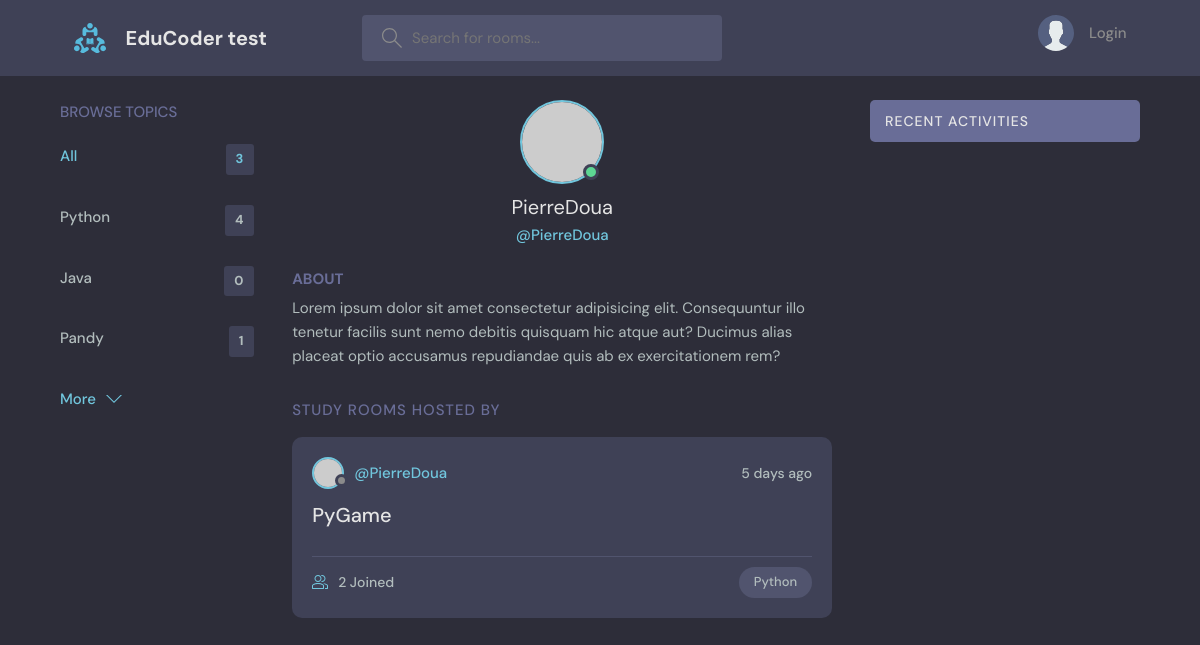
/profile/2/, run on an earlier commit of the app's database.
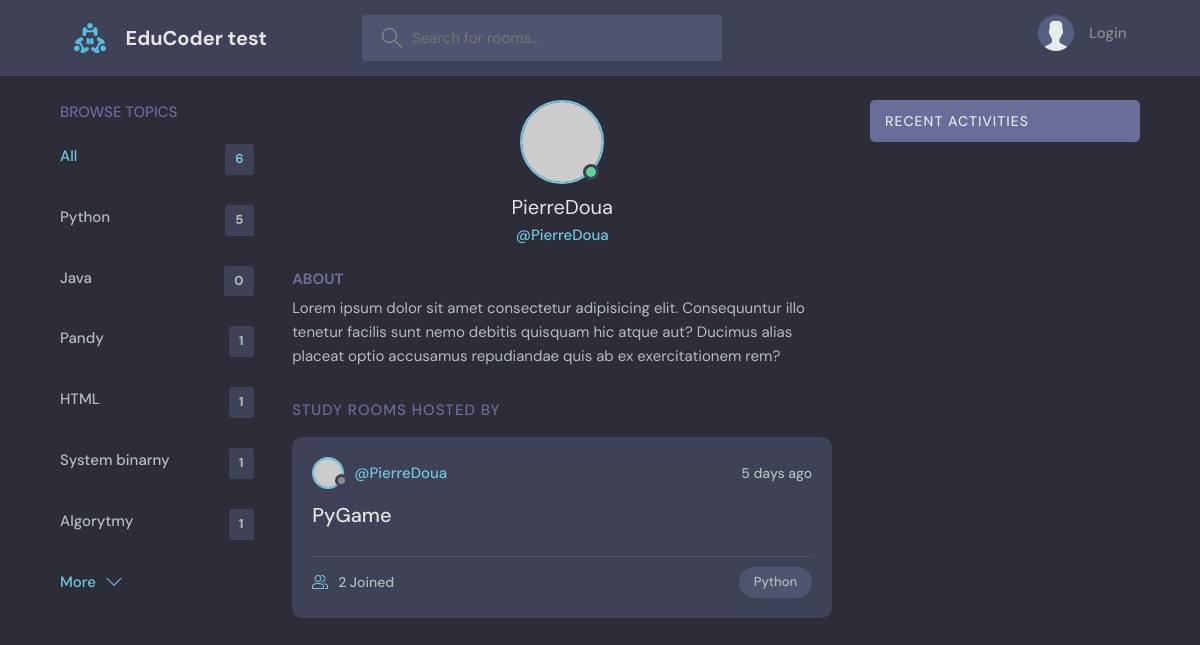
And on a later commit of the database.
### base/models.py (models this page shows, shortened)
class Topic(models.Model):
    name = models.CharField(max_length=200)

class Room(models.Model):
    host = models.ForeignKey(User, on_delete=models.SET_NULL, null = True)
    topic = models.ForeignKey(Topic, on_delete=models.SET_NULL, null = True)
    name = models.CharField(max_length=200)
    description = models.TextField(null=True, blank=True)
    participants = models.ManyToManyField(User, related_name="participants", blank=True)
    updated = models.DateTimeField(auto_now=True)
    created = models.DateTimeField(auto_now_add=True)
    class Meta:
        ordering = ['-updated', 'created']

### base/views.py (the view)
# urls.py: path('profile/<str:pk>/', views.user_profile, name="user-profile"),
def user_profile(request, pk):
    user = User.objects.get(id=pk)
    rooms = user.room_set.all()
    room_messages = user.message_set.all()
    topics = Topic.objects.all()
    context = {"user": user, "rooms": rooms, 'room_messages': room_messages, "topics": topics}
    return render(request, 'base/profile.html', context)

### templates/base/profile.html (shortened to what this page needs)
{% extends 'main.html' %}
{% block content %}
<main class="profile-page layout layout--3">
    <div class="container">
        {% include 'base/topics_component.html' %}
        <div class="roomList">
            <div class="profile">
                <div class="profile__avatar">
                    <div class="avatar avatar--large active">
                        <img src="https://randomuser.me/api/portraits/men/11.jpg" />
                    </div>
                </div>
                <div class="profile__info">
                    <h3>{{user.username}}</h3>
                    <p>@{{user.username}}</p>
                </div>
                <div class="profile__about">
                    <h3>About</h3>
                    <p>
                        Lorem ipsum dolor sit amet consectetur adipisicing elit. Consequuntur illo tenetur
                        facilis sunt nemo debitis quisquam hic atque aut? Ducimus alias placeat optio
                        accusamus repudiandae quis ab ex exercitationem rem?
                    </p>
                </div>
            </div>
            <div class="roomList__header">
                <div>
                    <h2>Study Rooms Hosted by {{username}}</a>
                    </h2>
                </div>
            </div>
            {% include 'base/feed_component.html' %}
        </div>
        {% include 'base/activity_component.html' %}
    </div>
</main>
{% endblock %}

### templates/base/topics_component.html
        <div class="topics">
          <div class="topics__header">
            <h2>Browse Topics</h2>
          </div>
          <ul class="topics__list">
            <li>
              <a href="{% url 'home' %}" class="active">All <span>{{topics.count}}</span></a>
            </li>
              {% for topic in topics %}
            <li>
              <a href="{% url 'home' %}?q={{topic.name}}">{{topic.name}} <span>{{topic.room_set.all.count}}</span></a>
            </li>
              {% endfor %}
          </ul>
          <a class="btn btn--link" href="{% url 'topics' %}">
            More
            <svg version="1.1" xmlns="http://www.w3.org/2000/svg" width="32" height="32" viewBox="0 0 32 32">
              <title>chevron-down</title>
              <path d="M16 21l-13-13h-3l16 16 16-16h-3l-13 13z"></path>
            </svg>
          </a>
        </div>

### templates/base/feed_component.html (shortened to what this page needs)
{% for room in rooms %}
<div class="roomListRoom">
            <div class="roomListRoom__header">
              <a href="{% url 'user-profile' room.host.id %}" class="roomListRoom__author">
                <div class="avatar avatar--small">
                  <img src="https://randomuser.me/api/portraits/women/11.jpg" />
                </div>
                <span>@{{room.host.username}}</span>
              </a>
              <div class="roomListRoom__actions">
                <span>{{room.created|timesince}} ago</span>
              </div>
            </div>
            <div class="roomListRoom__content">
              <a href="{% url 'room' room.id %}">{{room.name}}</a>
            </div>
            <div class="roomListRoom__meta">
              <a href="{% url 'room' room.id %}" class="roomListRoom__joined">
                {{room.participants.all.count}} Joined
              </a>
              <p class="roomListRoom__topic">{{room.topic.name}}</p>
            </div>
          </div>
{% endfor %}

What changed in the data, as far as the page shows it:
computed for Topic "Python": room_set.all.count "4" → "5"
added Topic: name "HTML", room_set.all.count "1"
added Topic: name "System binarny", room_set.all.count "1"
added Topic: name "Algorytmy", room_set.all.count "1"
Also different on the page:
{{ topics.count }}: "3" → "6"
